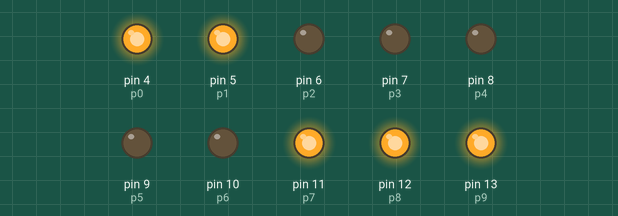
Bench run of a sketch on a simulated Arduino Uno, built with avr-gcc and run on an emulated ATmega328P. Parts: output pins drawn as LEDs (lit = HIGH). Random numbers use the default seed unless the sketch sets one.

Above: at 0.1 s.
At 2.1 s:
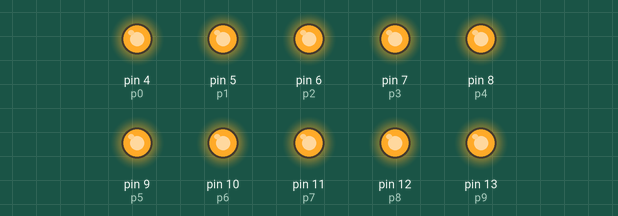
At 12.1 s:
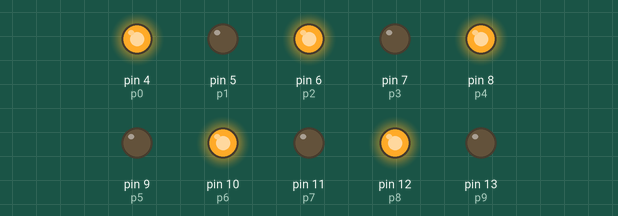
At 16.6 s:
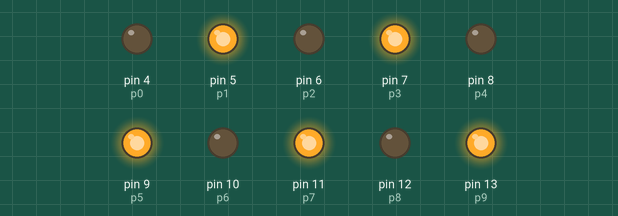
At 26.91 s:
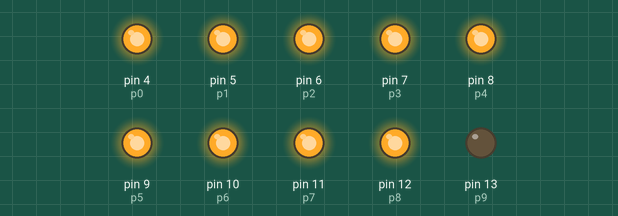
At 39.75 s:
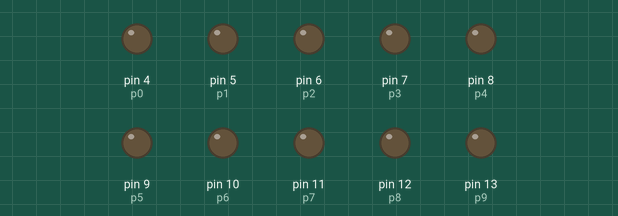
Timing chart, 0 to 40.0 s (numbered marks = the images above):
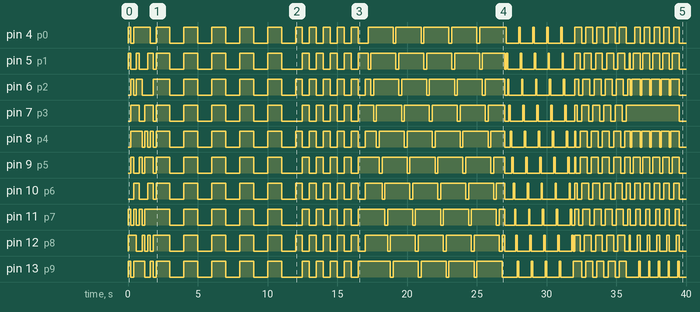

The sketch:

led_bar_style.ino
```cpp
// output led
int p0 = 4;
int p1 = 5;
int p2 = 6;
int p3 = 7;
int p4 = 8;
int p5 = 9;
int p6 = 10;
int p7 = 11;
int p8 = 12;
int p9 = 13;

int u = 500;

void setup()
{
  pinMode(p0, OUTPUT);
  pinMode(p1, OUTPUT);
  pinMode(p2, OUTPUT);
  pinMode(p3, OUTPUT);
  pinMode(p4, OUTPUT);
  pinMode(p5, OUTPUT);
  pinMode(p6, OUTPUT);
  pinMode(p7, OUTPUT);
  pinMode(p8, OUTPUT);
  pinMode(p9, OUTPUT);
}


void loop()
{
  for(int i=0; i<10; i++) { type_a1(); }
  for(int i=0; i<5 ; i++) { type_a2(); }
  for(int i=0; i<5 ; i++) { type_a3(); }
  for(int i=0; i<5 ; i++) { type_a4(); }
  for(int i=0; i<5 ; i++) { type_a5(); }

  for(int i=0; i<5 ; i++) { type_b1(); }
  for(int i=0; i<5 ; i++) { type_b2(); }

  for(int i=0; i<10; i++) { type_c1(); }
  for(int i=0; i<2 ; i++) { type_c2(); }

}


void led(int a0, int a1, int a2, int a3, int a4, int a5, int a6, int a7, int a8, int a9)
{
    digitalWrite(p0, a0);
    digitalWrite(p1, a1);
    digitalWrite(p2, a2);
    digitalWrite(p3, a3);
    digitalWrite(p4, a4);
    digitalWrite(p5, a5);
    digitalWrite(p6, a6);
    digitalWrite(p7, a7);
    digitalWrite(p8, a8);
    digitalWrite(p9, a9);
}


void type_a1()
{
   u = 200;
   led(rand()%2, rand()%2, rand()%2, rand()%2, rand()%2, rand()%2, rand()%2, rand()%2, rand()%2, rand()%2);
   delay(u);
}


void type_a2()
{
    u=1000;
    led(1,1,1,1,1,1,1,1,1,1);  delay(u);
    led(0,0,0,0,0,0,0,0,0,0);  delay(u);
}


void type_a3()
{
    u = 500;
    led(1,0,1,0,1,0,1,0,1,0);  delay(u);
    led(0,1,0,1,0,1,0,1,0,1);  delay(u);
}


void type_a4()
{
    u = 200;
    led(0,1,1,1,1,1,1,1,1,1);  delay(u);
    led(1,0,1,1,1,1,1,1,1,1);  delay(u);
    led(1,1,0,1,1,1,1,1,1,1);  delay(u);
    led(1,1,1,0,1,1,1,1,1,1);  delay(u);
    led(1,1,1,1,0,1,1,1,1,1);  delay(u);
    led(1,1,1,1,1,0,1,1,1,1);  delay(u);
    led(1,1,1,1,1,1,0,1,1,1);  delay(u);
    led(1,1,1,1,1,1,1,0,1,1);  delay(u);
    led(1,1,1,1,1,1,1,1,0,1);  delay(u);
    led(1,1,1,1,1,1,1,1,1,0);  delay(u);
}


void type_a5()
{
    u=100;
    led(1,0,0,0,0,0,0,0,0,0);  delay(u);
    led(0,1,0,0,0,0,0,0,0,0);  delay(u);
    led(0,0,1,0,0,0,0,0,0,0);  delay(u);
    led(0,0,0,1,0,0,0,0,0,0);  delay(u);
    led(0,0,0,0,1,0,0,0,0,0);  delay(u);
    led(0,0,0,0,0,1,0,0,0,0);  delay(u);
    led(0,0,0,0,0,0,1,0,0,0);  delay(u);
    led(0,0,0,0,0,0,0,1,0,0);  delay(u);
    led(0,0,0,0,0,0,0,0,1,0);  delay(u);
    led(0,0,0,0,0,0,0,0,0,1);  delay(u);
}


void type_b1()
{
    u=100;
    led(1,1,1,1,1,1,1,1,1,1);  delay(u);
    led(1,1,1,1,0,0,1,1,1,1);  delay(u);
    led(1,1,1,0,0,0,0,1,1,1);  delay(u);
    led(1,1,0,0,0,0,0,0,1,1);  delay(u);
    led(1,0,0,0,1,1,0,0,0,1);  delay(u);
    led(0,0,0,1,1,1,1,0,0,0);  delay(u);
    led(0,0,1,1,1,1,1,1,0,0);  delay(u);
    led(0,1,1,1,1,1,1,1,1,0);  delay(u);
}


void type_b2()
{
    u=100;
    led(0,0,0,1,0,0,0,0,0,0);  delay(u);
    led(0,0,1,1,1,0,0,0,0,0);  delay(u);
    led(0,1,1,1,1,1,0,0,0,0);  delay(u);
    led(1,1,1,1,1,1,1,0,0,0);  delay(u);
    led(1,1,1,1,1,1,1,1,0,0);  delay(u);
    led(1,1,1,1,1,1,1,1,1,0);  delay(u);
    led(1,1,1,1,1,1,1,1,1,1);  delay(u);
}


void type_c1()
{
    led(0,0,0,0,0,0,0,0,0,0);  delay(800);
    led(1,1,1,1,1,1,1,1,1,1);  delay(400);
    led(0,0,0,0,0,0,0,0,0,0);  delay(100);
    led(1,1,1,1,1,1,1,1,1,1);  delay(200);
    led(0,0,0,0,0,0,0,0,0,0);  delay(100);
    led(1,1,1,1,1,1,1,1,1,1);  delay(200);
    led(0,0,0,0,0,0,0,0,0,0);  delay(100);
    led(1,1,1,1,1,1,1,1,1,1);  delay(200);
    led(0,0,0,0,0,0,0,0,0,0);  delay(100);
}


void type_c2()
{
  for(u=500; u>10; u-=50)
  {
    led(1,0,0,0,0,0,0,0,0,0);  delay(u);
    led(0,1,0,0,0,0,0,0,0,0);  delay(u);
    led(0,0,1,0,0,0,0,0,0,0);  delay(u);
    led(0,0,0,1,0,0,0,0,0,0);  delay(u);
    led(0,0,0,0,1,0,0,0,0,0);  delay(u);
    led(0,0,0,0,0,1,0,0,0,0);  delay(u);
    led(0,0,0,0,0,0,1,0,0,0);  delay(u);
    led(0,0,0,0,0,0,0,1,0,0);  delay(u);
    led(0,0,0,0,0,0,0,0,1,0);  delay(u);
    led(0,0,0,0,0,0,0,0,0,1);  delay(u);
  }
  for(u=50; u>10; u-=3)
  {
    led(1,0,0,0,0,0,0,0,0,0);  delay(u);
    led(0,1,0,0,0,0,0,0,0,0);  delay(u);
    led(0,0,1,0,0,0,0,0,0,0);  delay(u);
    led(0,0,0,1,0,0,0,0,0,0);  delay(u);
    led(0,0,0,0,1,0,0,0,0,0);  delay(u);
    led(0,0,0,0,0,1,0,0,0,0);  delay(u);
    led(0,0,0,0,0,0,1,0,0,0);  delay(u);
    led(0,0,0,0,0,0,0,1,0,0);  delay(u);
    led(0,0,0,0,0,0,0,0,1,0);  delay(u);
    led(0,0,0,0,0,0,0,0,0,1);  delay(u);
  }
}
```

Measured:
- by itself, pin 4 (p0): LOW → HIGH at 0.00 s, → LOW 0.20 s later, → HIGH 0.20 s later, → LOW 1.2 s later, … (62 changes in this stretch)
- by itself, pin 5 (p1): LOW → HIGH at 0.00 s, → LOW 0.20 s later, → HIGH 0.40 s later, → LOW 0.20 s later, … (68 changes in this stretch)
- by itself, pin 6 (p2): LOW → HIGH at 0.20 s, → LOW 0.20 s later, → HIGH 0.20 s later, → LOW 0.40 s later, … (68 changes in this stretch)
- by itself, pin 7 (p3): LOW → HIGH at 0.20 s, → LOW 0.60 s later, → HIGH 0.40 s later, → LOW 0.60 s later, … (56 changes in this stretch)
- by itself, pin 8 (p4): LOW → HIGH at 0.20 s, → LOW 0.80 s later, → HIGH 0.20 s later, → LOW 0.20 s later, … (70 changes in this stretch)
- by itself, pin 9 (p5): LOW → HIGH at 0.20 s, → LOW 0.20 s later, → HIGH 0.40 s later, → LOW 0.20 s later, … (68 changes in this stretch)
- by itself, pin 10 (p6): LOW → HIGH at 0.40 s, → LOW 0.40 s later, → HIGH 0.60 s later, → LOW 0.40 s later, … (68 changes in this stretch)
- by itself, pin 11 (p7): LOW → HIGH at 0.00 s, → LOW 0.20 s later, → HIGH 0.20 s later, → LOW 0.20 s later, … (68 changes in this stretch)
